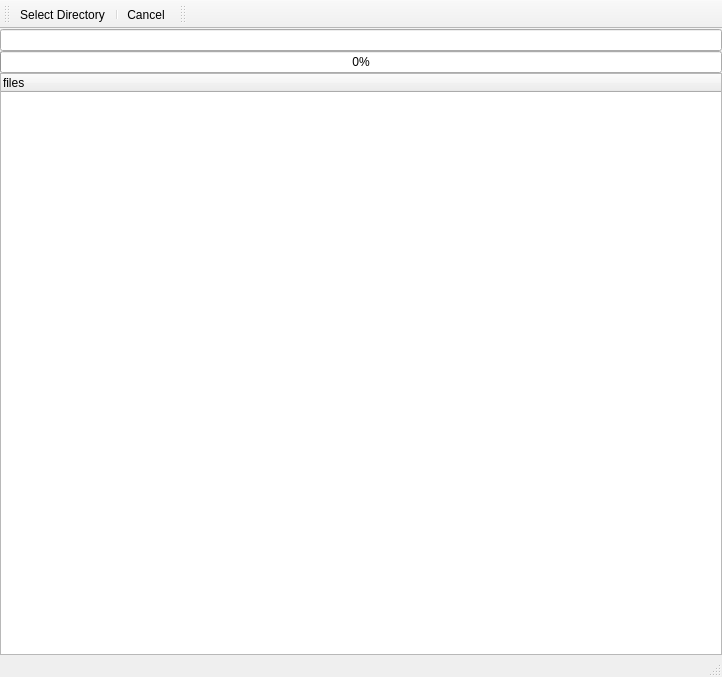
<?xml version="1.0" encoding="UTF-8"?>
<ui version="4.0">
 <class>MainWindow</class>
 <widget class="QMainWindow" name="MainWindow">
  <property name="geometry">
   <rect>
    <x>0</x>
    <y>0</y>
    <width>722</width>
    <height>677</height>
   </rect>
  </property>
  <property name="windowTitle">
   <string>Word Finder</string>
  </property>
  <widget class="QWidget" name="centralWidget">
   <layout class="QVBoxLayout" name="verticalLayout">
    <property name="spacing">
     <number>0</number>
    </property>
    <property name="leftMargin">
     <number>0</number>
    </property>
    <property name="topMargin">
     <number>0</number>
    </property>
    <property name="rightMargin">
     <number>0</number>
    </property>
    <property name="bottomMargin">
     <number>0</number>
    </property>
    <item>
     <widget class="QLineEdit" name="lineEdit">
      <property name="readOnly">
       <bool>false</bool>
      </property>
     </widget>
    </item>
    <item>
     <widget class="QProgressBar" name="progressBar">
      <property name="value">
       <number>0</number>
      </property>
     </widget>
    </item>
    <item>
     <widget class="QTreeWidget" name="treeWidget">
      <column>
       <property name="text">
        <string>files</string>
       </property>
      </column>
     </widget>
    </item>
   </layout>
  </widget>
  <widget class="QMenuBar" name="menuBar">
   <property name="geometry">
    <rect>
     <x>0</x>
     <y>0</y>
     <width>722</width>
     <height>26</height>
    </rect>
   </property>
  </widget>
  <widget class="QToolBar" name="mainToolBar">
   <attribute name="toolBarArea">
    <enum>TopToolBarArea</enum>
   </attribute>
   <attribute name="toolBarBreak">
    <bool>false</bool>
   </attribute>
   <addaction name="actionSelectDirectory"/>
   <addaction name="separator"/>
   <addaction name="actionCancel"/>
  </widget>
  <widget class="QStatusBar" name="statusBar"/>
  <widget class="QToolBar" name="toolBar">
   <property name="windowTitle">
    <string>toolBar</string>
   </property>
   <attribute name="toolBarArea">
    <enum>TopToolBarArea</enum>
   </attribute>
   <attribute name="toolBarBreak">
    <bool>false</bool>
   </attribute>
  </widget>
  <action name="actionSelectDirectory">
   <property name="text">
    <string>Select Directory</string>
   </property>
  </action>
  <action name="actionCancel">
   <property name="text">
    <string>Cancel</string>
   </property>
  </action>
 </widget>
 <layoutdefault spacing="6" margin="11"/>
 <resources/>
 <connections/>
</ui>
